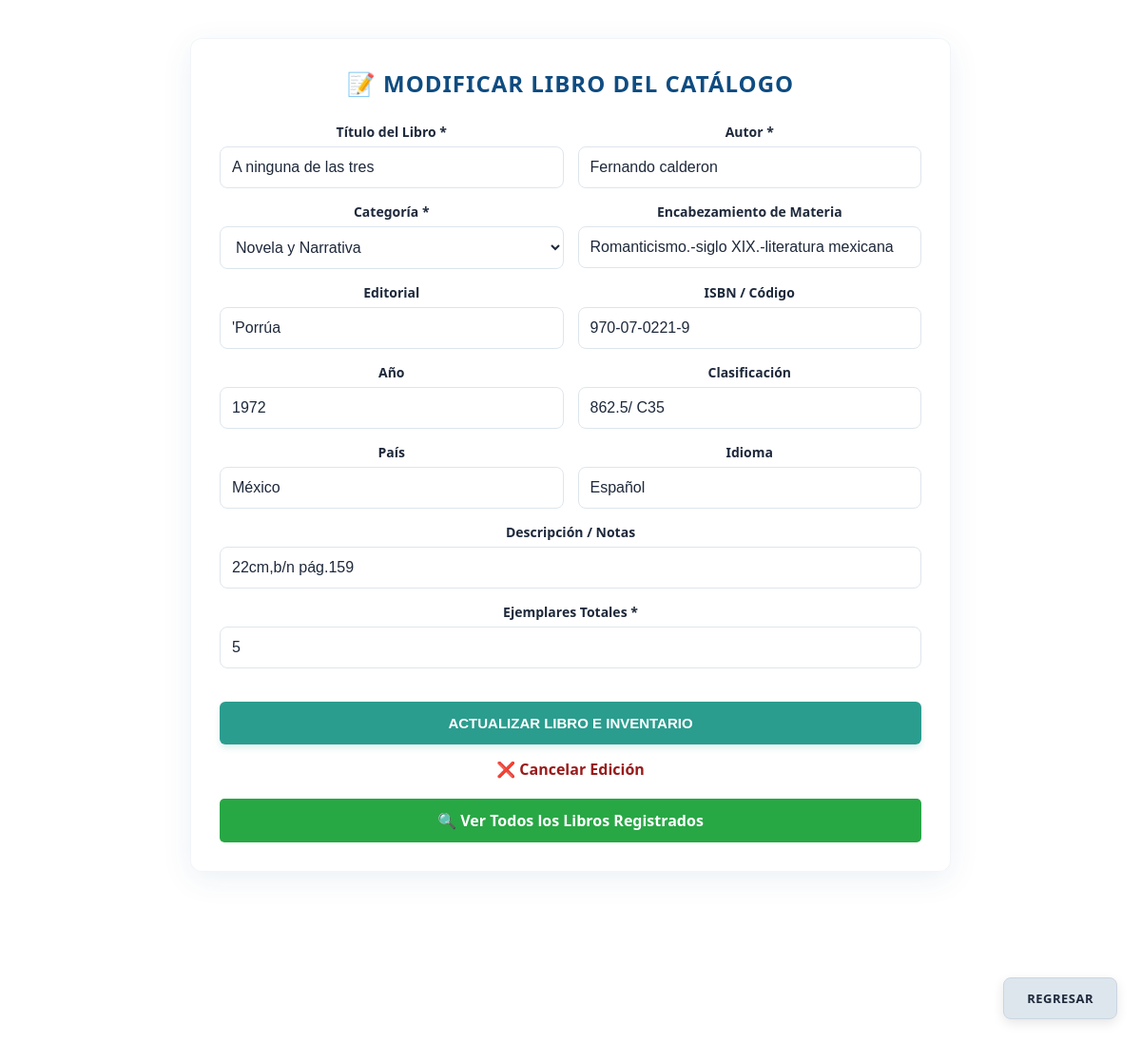
Screenshot of /catalogo.php?editar_id=1 (signed in) with the database file from the repository.
### tables this page shows
CREATE TABLE `libros` (
  `id_libro` int(11) NOT NULL AUTO_INCREMENT,
  `Titulo` varchar(255) NOT NULL,
  `Autor` varchar(150) DEFAULT NULL,
  `Categoria` varchar(100) DEFAULT 'Novela y Narrativa',
  `Editorial` varchar(100) DEFAULT NULL,
  `ISBN` varchar(100) DEFAULT NULL,
  `ano` int(11) NOT NULL,
  `País` varchar(100) DEFAULT NULL,
  `Idioma` varchar(50) DEFAULT NULL,
  `Descripción` varchar(100) DEFAULT NULL,
  `Encabezamiento de Materia` varchar(100) DEFAULT NULL,
  `Ejemplares_totales` int(11) DEFAULT 0,
  `Ejemplares_disponibles` int(11) DEFAULT 0,
  `Ejemplares_prestados` int(11) DEFAULT 0,
  `Clasificación` varchar(100) DEFAULT NULL,
  PRIMARY KEY (`id_libro`)
);

### catalogo.php (the view, shortened to what this page needs)
<?php
require_once 'conexion.php';
$categorias_disponibles = [
    'Novela y Narrativa',
    'Cuento y Relato',
    'Poesía',
    'Teatro y Dramaturgia',
    'Historia y Biografía',
    'Filosofía y Ciencia',
    'Aventuras y Juvenil'
];
$modo_editar = false;
$titulo = '';
$autor = '';
$categoria = 'Novela y Narrativa';
$encabezamiento_de_materia = '';
$editorial = '';
$isbn = '';
$ano = '';
$clasificacion = '';
$pais = '';
$idioma = 'Español';
$descripcion = '';
$ejemplares_totales = 1;
if (isset($_GET['editar_id'])) {
    $id_editar = filter_input(INPUT_GET, 'editar_id', FILTER_VALIDATE_INT);
    if ($id_editar) {
        $stmt_buscar = $conexion->prepare('SELECT * FROM libros WHERE id_libro = ?');
        $stmt_buscar->bind_param('i', $id_editar);
        $stmt_buscar->execute();
        $resultado_buscar = $stmt_buscar->get_result();
        if ($libro_data = $resultado_buscar->fetch_assoc()) {
            $modo_editar = true;
            $titulo = $libro_data['Titulo'];
            $autor = $libro_data['Autor'];
            $categoria = $libro_data['Categoria'] ?? 'Novela y Narrativa';
            $encabezamiento_de_materia = $libro_data['Encabezamiento de Materia'] ?? '';
            $editorial = $libro_data['Editorial'];
            $isbn = $libro_data['ISBN'];
            $ano = $libro_data['ano'] ?? '';
            $clasificacion = $libro_data['Clasificación'] ?? $libro_data['clasificacion'] ?? '';
            $pais = $libro_data['País'] ?? $libro_data['Pais'] ?? '';
            $idioma = $libro_data['Idioma'] ?? 'Español';
            $descripcion = $libro_data['Descripción'] ?? $libro_data['descripcion'] ?? '';
            $ejemplares_totales = $libro_data['Ejemplares_totales'] ?? 1;
        }
    }
}
$campos_grid = [
    ['id' => 'input_Materia', 'name' => 'Encabezamiento_de_Materia', 'label' => 'Encabezamiento de Materia', 'type' => 'text', 'val' => $encabezamiento_de_materia, 'max' => 255],
    ['id' => 'input_Editorial', 'name' => 'Editorial', 'label' => 'Editorial', 'type' => 'text', 'val' => $editorial, 'max' => 100],
    ['id' => 'input_ISBN', 'name' => 'ISBN', 'label' => 'ISBN / Código', 'type' => 'text', 'val' => $isbn, 'max' => 50],
    ['id' => 'input_ano', 'name' => 'ano', 'label' => 'Año', 'type' => 'number', 'val' => $ano, 'max' => 9999],
    ['id' => 'input_clasificacion', 'name' => 'clasificacion', 'label' => 'Clasificación', 'type' => 'text', 'val' => $clasificacion, 'max' => 100],
    ['id' => 'input_Pais', 'name' => 'Pais', 'label' => 'País', 'type' => 'text', 'val' => $pais, 'max' => 50],
    ['id' => 'input_Idioma', 'name' => 'Idioma', 'label' => 'Idioma', 'type' => 'text', 'val' => $idioma, 'max' => 50],
];
?>
<!DOCTYPE html>
<html lang="es">
<head>
    <link rel="stylesheet" href="style.css?v=<?php echo time(); ?>">
</head>
<body class="body2">
    <div class="contenedor-formulario" style="max-width: 800px;">
        <h2><?php echo $modo_editar ? '📝 Modificar Libro del Catálogo' : '📚 Registro de Libros'; ?></h2>
        <form method="post" action="catalogo.php" id="formLibro">
            <div class="grid-dos-columnas" style="display: grid; grid-template-columns: 1fr 1fr; gap: 15px;">
                <div class="grupo-campo">
                    <label>Título del Libro *</label>
                    <input type="text" id="input_Titulo" name="Titulo" value="<?php echo htmlspecialchars($titulo); ?>" maxlength="255" required>
                </div>
                <div class="grupo-campo">
                    <label>Autor *</label>
                    <input type="text" id="input_Autor" name="Autor" value="<?php echo htmlspecialchars($autor); ?>" maxlength="255" required>
                </div>
                <div class="grupo-campo">
                    <label>Categoría *</label>
                    <select name="Categoria" id="input_Categoria" required>
                        <?php foreach ($categorias_disponibles as $cat): ?>
                            <option value="<?php echo $cat; ?>" <?php echo ($categoria === $cat) ? 'selected' : ''; ?>>
                                <?php echo $cat; ?>
                            </option>
                        <?php endforeach; ?>
                    </select>
                </div>
                <?php foreach ($campos_grid as $campo): ?>
                    <div class="grupo-campo">
                        <label><?php echo $campo['label']; ?></label>
                        <input type="<?php echo $campo['type']; ?>"
                               id="<?php echo $campo['id']; ?>"
                               name="<?php echo $campo['name']; ?>"
                               value="<?php echo htmlspecialchars($campo['val']); ?>"
                               <?php echo ($campo['type'] === 'number') ? 'max="' . $campo['max'] . '"' : 'maxlength="' . $campo['max'] . '"'; ?>>
                    </div>
                <?php endforeach; ?>
                <div class="grupo-campo" style="grid-column: span 2;">
                    <label>Descripción / Notas</label>
                    <input type="text" id="input_descripcion" name="descripcion" value="<?php echo htmlspecialchars($descripcion); ?>" maxlength="255">
                </div>
                <div class="grupo-campo" style="grid-column: span 2;">
                    <label>Ejemplares Totales *</label>
                    <input type="number" id="input_Ejemplares" name="Ejemplares_totales" value="<?php echo htmlspecialchars($ejemplares_totales); ?>" min="1" required>
                </div>
                <div class="grupo-campo" style="grid-column: span 2;">
                    <button type="submit" class="boton-guardar" style="width: 100%; padding: 14px; font-size: 15px; font-weight: bold; cursor: pointer;">
                        <?php echo $modo_editar ? 'Actualizar Libro e Inventario' : 'REGISTRAR LIBRO'; ?>
                    </button>
                </div>
                <?php if ($modo_editar): ?>
                    <div style="grid-column: span 2; text-align: center;">
                        <a href="ver_catalogo.php" style="color: #991B1B; font-weight: bold; text-decoration: none;">❌ Cancelar Edición</a>
                    </div>
                <?php endif; ?>
                <div style="grid-column: span 2; margin-top: 5px;">
                    <a href="ver_catalogo.php" style="display: block; text-align: center; font-weight: bold; color: white; text-decoration: none; background-color: #28a745; padding: 12px; border-radius: 5px;">
                        🔍 Ver Todos los Libros Registrados
                    </a>
                </div>
            </div>
        </form>
    </div>
    <div class="z1">
        <a class="z2" href="registro.php">REGRESAR</a>
    </div>
</body>
</html>

### style.css (style rules this page uses)
body, html { margin: 0; padding: 0; width: 100%; height: 100%; overflow: hidden; font-family: 'Segoe UI', Arial, sans-serif; text-align: center; }
* { box-sizing: border-box; }
.contenedor-formulario { background-color: rgba(255, 255, 255, 0.9); padding: 30px; border-radius: 12px; box-shadow: 0 8px 32px rgba(15, 76, 129, 0.08); backdrop-filter: blur(6px); width: 100%; max-width: 700px; margin: 40px auto 20px auto; z-index: 10; box-sizing: border-box; border: 1px solid rgba(232, 238, 245, 0.6); }
.contenedor-formulario h2 { text-align: center; color: #0F4C81; margin-top: 0; margin-bottom: 25px; text-transform: uppercase; font-size: 24px; letter-spacing: 1px; }
.contenedor-formulario form { display: grid; grid-template-columns: repeat(auto-fit, minmax(280px, 1fr)); gap: 20px; }
.grupo-campo { display: flex; flex-direction: column; gap: 6px; }
.grupo-campo label { font-weight: 600; font-size: 14px; color: #1E293B; }
.grupo-campo input, .contenedor-formulario select { width: 100%; padding: 12px; border: 1px solid #DDE6ED; border-radius: 8px; font-size: 16px; outline: none; box-sizing: border-box; transition: all 0.2s ease; background-color: #FFFFFF; color: #1E293B; }
.boton-guardar { grid-column: 1 / -1; justify-self: center; min-width: 200px; padding: 14px; background-color: #2A9D8F; color: white; font-size: 16px; font-weight: bold; border: none; border-radius: 6px; cursor: pointer; text-transform: uppercase; transition: background-color 0.2s ease, transform 0.1s ease; margin-top: 20px; box-shadow: 0 4px 6px rgba(42, 157, 143, 0.15); }
.z1 { position: fixed; bottom: 25px; right: 25px; z-index: 1000; }
.z2 { display: inline-block; padding: 12px 24px; color: #1E293B; text-decoration: none; border-radius: 8px; font-weight: bold; transition: all 0.2s ease; background-color: #DDE6ED; border: 1px solid #CBD5E1; box-shadow: 0 4px 12px rgba(0, 0, 0, 0.1); text-transform: uppercase; font-size: 13px; letter-spacing: 0.5px; }
html:has(body.body2), body.body2 { overflow-y: auto !important; overflow-x: hidden !important; height: auto !important; min-height: 100vh !important; padding-bottom: 80px !important; }

### rows the page displays
libros: Titulo "A ninguna de las tres", Autor "Fernando calderon", Categoria "Novela y Narrativa", descripcion "22cm,b/n pág.159", Ejemplares_totales "5"

### other values shown
$campo['label'] "Encabezamiento de Materia"
$campo['label'] "Editorial"
$campo['label'] "ISBN / Código"
$campo['label'] "Año"
$campo['label'] "Clasificación"
$campo['label'] "País"
$campo['label'] "Idioma"
